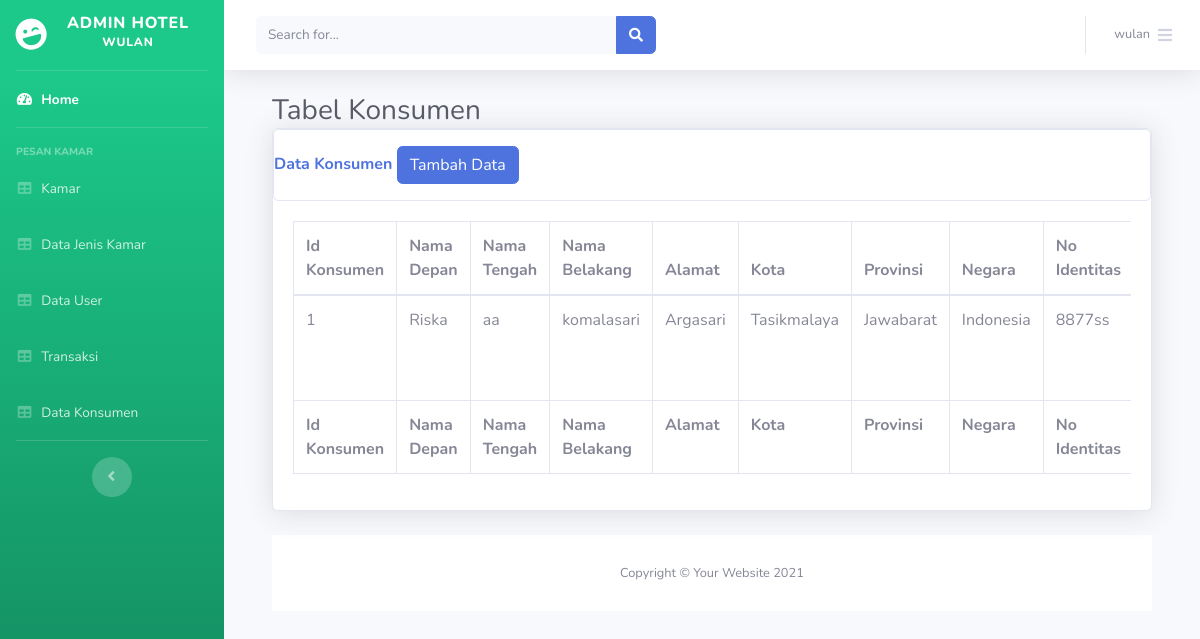
Page /latihan_hotel_wulan/index.php/data_konsumen on the committed database.
### tables this page shows
CREATE TABLE `tbl_konsumen` (
  `id_konsumen` int(11) NOT NULL,
  `nama_depan` varchar(50) NOT NULL,
  `nama_tengah` varchar(50) NOT NULL,
  `nama_belakang` varchar(50) NOT NULL,
  `alamat` text NOT NULL,
  `kota` varchar(100) NOT NULL,
  `provinsi` varchar(100) NOT NULL,
  `negara` varchar(100) NOT NULL,
  `no_identitas` varchar(100) NOT NULL,
  `no_telp` varchar(15) NOT NULL,
  `email` varchar(100) NOT NULL
);

### latihan_hotel_wulan/application/controllers/Data_konsumen.php (called while the page is built, shortened)
<?php
class Data_konsumen extends CI_Controller
{
    function index()
    {
     $data['tbl_konsumen']= $this->M_konsumen->SemuaData();
        $this->load->view('partial_admin/header');
        $this->load->view('partial_admin/sidebar');
        $this->load->view('partial_admin/topbar');
        $this->load->view('partial_admin//js');
        $this->load->view('content_admin/data_konsumen',$data);
        $this->load->view('partial_admin/footer');
    }
}

### latihan_hotel_wulan/index.php (called while the page is built, shortened)
<?php
require_once BASEPATH.'core/CodeIgniter.php';

### latihan_hotel_wulan/application/models/M_konsumen.php (called while the page is built, shortened)
<?php
class M_konsumen extends  CI_Model{
    function SemuaData(){
        return $this->db->get('tbl_konsumen')->result_array();
    }
}

### latihan_hotel_wulan/application/views/content_admin/data_konsumen.php (the view, shortened to what this page needs)
<div class="container-fluid">
    <hi class="h3 mb-2 text-gray-800">
        Tabel Konsumen
</hi>
<div class="card shadow mb-4">
    <div class="card header py-3">
    <h6 class="m-0 font-weight-bold text-primary">Data Konsumen
        <a href="<?= base_url('index.php/data_konsumen/tambah_data'); ?>">
            <button class="btn btn-primary">Tambah Data</button>
</a>
</h6>
</div>
<div class="card-body">
    <div class="table-responsive">
        <table class="table table-bordered" id="datatable" width="100%" cellpacing="0">
             <thead>
                <th>Id Konsumen</th>
                <th>Nama Depan</th>
                <th>Nama Tengah</th>
                <th>Nama Belakang</th>
                <th>Alamat</th>
                <th>Kota</th>
                <th>Provinsi</th>
                <th>Negara</th>
                <th>No Identitas</th>
        </thead>
        <tfoot>
          <tr>
                <th>Id Konsumen</th>
                <th>Nama Depan</th>
                <th>Nama Tengah</th>
                <th>Nama Belakang</th>
                <th>Alamat</th>
                <th>Kota</th>
                <th>Provinsi</th>
                <th>Negara</th>
                <th>No Identitas</th>
        </tr>
</tfoot>
<tbody>
            <?php
        $no = 1;
foreach ($tbl_konsumen as $tko) :
?>
    <tr>
        <td><?php echo $no++; ?></td>
        <td><?php echo $tko["nama_depan"] ?></td>
        <td><?php echo $tko["nama_tengah"] ?></td>
        <td><?php echo $tko["nama_belakang"] ?></td>
        <td><?php echo $tko["alamat"] ?></td>
        <td><?php echo $tko["kota"] ?></td>
        <td><?php echo $tko["provinsi"] ?></td>
        <td><?php echo $tko["negara"] ?></td>
        <td><?php echo $tko["no_identitas"] ?></td>
</tr>
<?php endforeach; ?>
</tbody>
        </table>
      </div>
      </div>
     </div>

### rows in the picture
tbl_konsumen: nama_depan "Riska", nama_tengah "aa", nama_belakang "komalasari", alamat "Argasari", kota "Tasikmalaya", provinsi "Jawabarat", negara "Indonesia", no_identitas "8877ss"
